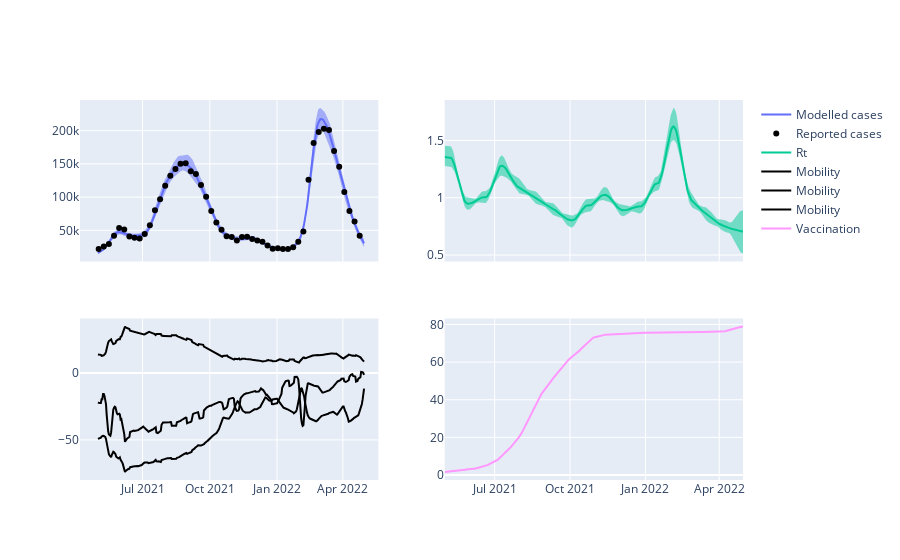

The notebook cell saved with this chart:
### Code cell
plot_main_plot(quantiles_df, select_data, mobility_data, vaccination_data)

### Figure 1 — Plotly figure (JSON) as saved in the notebook; plotly's stock layout.template omitted (floating-point values rounded to 4 significant figures; data arrays with more than 128 entries replaced by an {"elided": "..."} marker saying what was removed)
{"data": [{"marker": {"color": "#636EFA"}, "mode": "lines", "name": "Modelled cases", "type": "scatter", "x": {"elided": "365 str values"}, "xaxis": "x", "y": {"elided": "365 float values"}, "yaxis": "y"}, {"fill": "toself", "line": {"color": "#636EFA", "width": 0}, "mode": "lines", "name": "Modelled cases", "showlegend": false, "type": "scatter", "x": {"elided": "730 str values"}, "xaxis": "x", "y": {"elided": "730 float values"}, "yaxis": "y"}, {"marker": {"color": "black"}, "mode": "markers", "name": "Reported cases", "type": "scatter", "x": ["2021-05-02T00:00:00", "2021-05-09T00:00:00", "2021-05-16T00:00:00", "2021-05-23T00:00:00", "2021-05-30T00:00:00", "2021-06-06T00:00:00", "2021-06-13T00:00:00", "2021-06-20T00:00:00", "2021-06-27T00:00:00", "2021-07-04T00:00:00", "2021-07-11T00:00:00", "2021-07-18T00:00:00", "2021-07-25T00:00:00", "2021-08-01T00:00:00", "2021-08-08T00:00:00", "2021-08-15T00:00:00", "2021-08-22T00:00:00", "2021-08-29T00:00:00", "2021-09-05T00:00:00", "2021-09-12T00:00:00", "2021-09-19T00:00:00", "2021-09-26T00:00:00", "2021-10-03T00:00:00", "2021-10-10T00:00:00", "2021-10-17T00:00:00", "2021-10-24T00:00:00", "2021-10-31T00:00:00", "2021-11-07T00:00:00", "2021-11-14T00:00:00", "2021-11-21T00:00:00", "2021-11-28T00:00:00", "2021-12-05T00:00:00", "2021-12-12T00:00:00", "2021-12-19T00:00:00", "2021-12-26T00:00:00", "2022-01-02T00:00:00", "2022-01-09T00:00:00", "2022-01-16T00:00:00", "2022-01-23T00:00:00", "2022-01-30T00:00:00", "2022-02-06T00:00:00", "2022-02-13T00:00:00", "2022-02-20T00:00:00", "2022-02-27T00:00:00", "2022-03-06T00:00:00", "2022-03-13T00:00:00", "2022-03-20T00:00:00", "2022-03-27T00:00:00", "2022-04-03T00:00:00", "2022-04-10T00:00:00", "2022-04-17T00:00:00", "2022-04-24T00:00:00"], "xaxis": "x", "y": [22070, 25665, 29433, 41981, 53442, 51282, 40693, 38900, 37640, 44604, 57644, 80265, 96877, 116984, 132118, 142359, 150194, 150996, 138746, 134863, 118132, 100405, 79330, 62029, 51093, 41029, 39926, 34667, 40000, 40292, 37215, 34956, 32867, 27316, 22224, 23175, 21865, 22128, 24598, 33039, 48236, 126015, 181445, 197956, 202971, 200964, 169553, 145743, 107600, 79351, 63207, 42048], "yaxis": "y"}, {"marker": {"color": "#00CC96"}, "mode": "lines", "name": "Rt", "type": "scatter", "x": {"elided": "365 str values"}, "xaxis": "x2", "y": {"elided": "365 float values"}, "yaxis": "y2"}, {"fill": "toself", "line": {"color": "#00CC96", "width": 0}, "mode": "lines", "name": "Rt", "showlegend": false, "type": "scatter", "x": {"elided": "730 str values"}, "xaxis": "x2", "y": {"elided": "730 float values"}, "yaxis": "y2"}, {"line": {"color": "black"}, "mode": "lines", "name": "Mobility", "type": "scatter", "x": {"elided": "365 str values"}, "xaxis": "x3", "y": {"elided": "365 float values"}, "yaxis": "y3"}, {"line": {"color": "black"}, "mode": "lines", "name": "Mobility", "type": "scatter", "x": {"elided": "365 str values"}, "xaxis": "x3", "y": {"elided": "365 float values"}, "yaxis": "y3"}, {"line": {"color": "black"}, "mode": "lines", "name": "Mobility", "type": "scatter", "x": {"elided": "365 str values"}, "xaxis": "x3", "y": {"elided": "365 float values"}, "yaxis": "y3"}, {"mode": "lines", "name": "Vaccination", "type": "scatter", "x": {"elided": "365 str values"}, "xaxis": "x4", "y": {"elided": "365 float values"}, "yaxis": "y4"}], "layout": {"autosize": true, "xaxis": {"anchor": "y", "autorange": true, "domain": [0, 0.45], "matches": "x3", "range": ["2021-04-08 21:49:06.7446", "2022-05-17 02:10:53.2554"], "showticklabels": false, "type": "date"}, "xaxis2": {"anchor": "y2", "autorange": true, "domain": [0.55, 1], "matches": "x4", "range": ["2021-05-01", "2022-04-30"], "showticklabels": false, "type": "date"}, "xaxis3": {"anchor": "y3", "autorange": true, "domain": [0, 0.45], "range": ["2021-04-08 21:49:06.7446", "2022-05-17 02:10:53.2554"], "type": "date"}, "xaxis4": {"anchor": "y4", "autorange": true, "domain": [0.55, 1], "range": ["2021-05-01", "2022-04-30"], "type": "date"}, "yaxis": {"anchor": "x", "autorange": true, "domain": [0.575, 1], "range": [-2807.0, 246400.0], "type": "linear"}, "yaxis2": {"anchor": "x2", "autorange": true, "domain": [0.575, 1], "range": [0.4438, 1.853], "type": "linear"}, "yaxis3": {"anchor": "x3", "autorange": true, "domain": [0, 0.425], "range": [-80.05, 40.9], "type": "linear"}, "yaxis4": {"anchor": "x4", "autorange": true, "domain": [0, 0.425], "range": [-2.629, 83.16], "type": "linear"}}}
